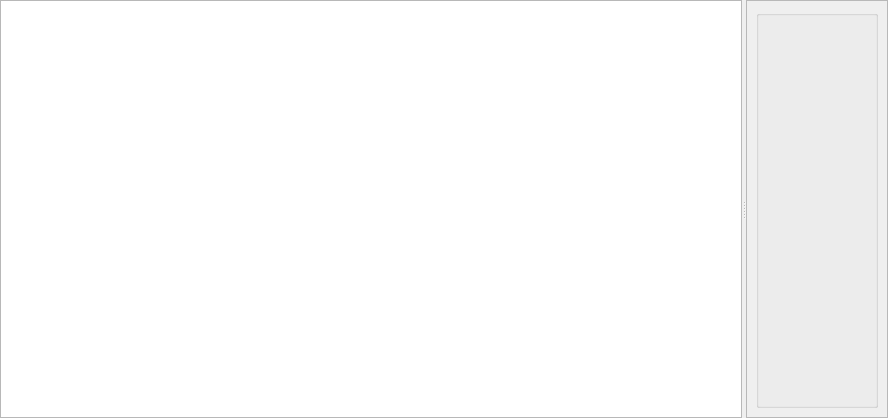
<?xml version="1.0" encoding="UTF-8"?>
<ui version="4.0">
 <class>Form</class>
 <widget class="QWidget" name="Form">
  <property name="geometry">
   <rect>
    <x>0</x>
    <y>0</y>
    <width>888</width>
    <height>418</height>
   </rect>
  </property>
  <property name="windowTitle">
   <string>Form</string>
  </property>
  <layout class="QGridLayout" name="gridLayout">
   <property name="leftMargin">
    <number>0</number>
   </property>
   <property name="topMargin">
    <number>0</number>
   </property>
   <property name="rightMargin">
    <number>0</number>
   </property>
   <property name="bottomMargin">
    <number>0</number>
   </property>
   <item row="0" column="0">
    <widget class="QSplitter" name="hsplitter">
     <property name="orientation">
      <enum>Qt::Horizontal</enum>
     </property>
     <widget class="Widget_Documentation" name="widget_settings_doc">
      <property name="acceptDrops">
       <bool>false</bool>
      </property>
      <property name="lineWrapMode">
       <enum>QTextEdit::NoWrap</enum>
      </property>
     </widget>
     <widget class="QScrollArea" name="scrollArea">
      <property name="widgetResizable">
       <bool>true</bool>
      </property>
      <widget class="QWidget" name="scrollAreaWidgetContents">
       <property name="geometry">
        <rect>
         <x>0</x>
         <y>0</y>
         <width>115</width>
         <height>416</height>
        </rect>
       </property>
       <layout class="QGridLayout" name="gridLayout_7">
        <item row="0" column="0">
         <widget class="Widget_Settings" name="widget_settings"/>
        </item>
       </layout>
      </widget>
     </widget>
    </widget>
   </item>
  </layout>
 </widget>
 <customwidgets>
  <customwidget>
   <class>Widget_Documentation</class>
   <extends>QTextBrowser</extends>
   <header>Plugins.GUI.Shared</header>
  </customwidget>
  <customwidget>
   <class>Widget_Settings</class>
   <extends>QGroupBox</extends>
   <header>Plugins.GUI.Settings_Window</header>
   <container>1</container>
  </customwidget>
 </customwidgets>
 <resources/>
 <connections/>
</ui>
